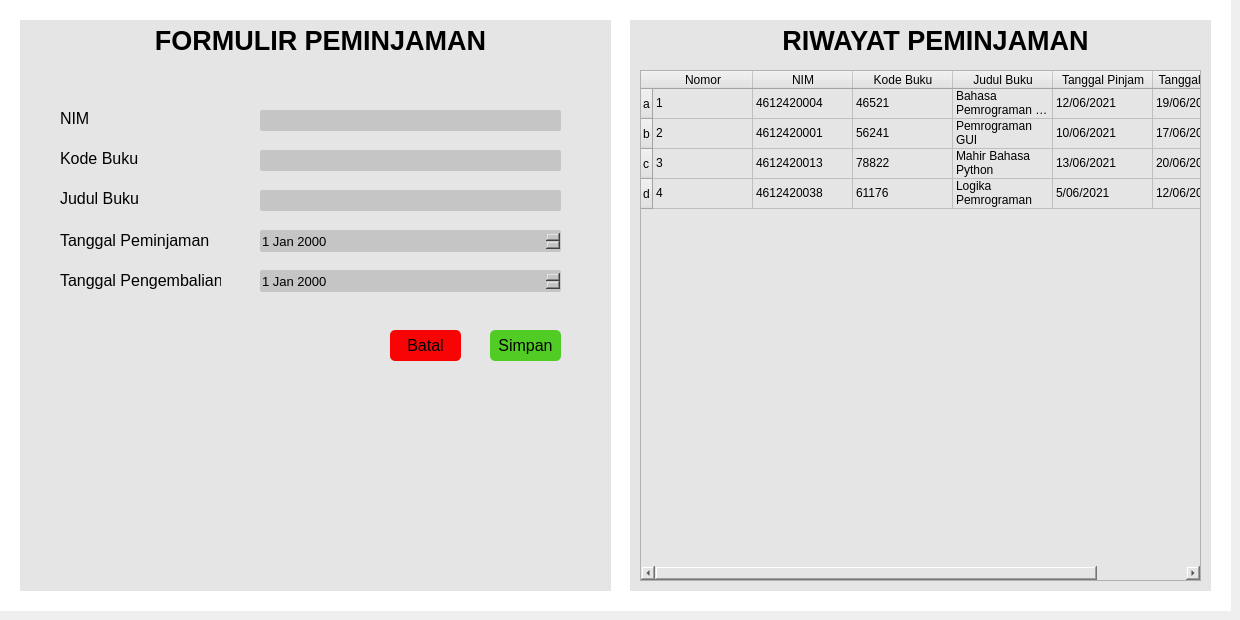
    <widget class="QWidget" name="page_2">
     <widget class="QWidget" name="widget_pinjam" native="true">
      <property name="geometry">
       <rect>
        <x>0</x>
        <y>0</y>
        <width>1231</width>
        <height>611</height>
       </rect>
      </property>
      <property name="styleSheet">
       <string notr="true">background-color: rgb(255, 255, 255);</string>
      </property>
      <widget class="QWidget" name="form_pinjam" native="true">
       <property name="geometry">
        <rect>
         <x>20</x>
         <y>20</y>
         <width>591</width>
         <height>571</height>
        </rect>
       </property>
       <property name="font">
        <font>
         <pointsize>10</pointsize>
        </font>
       </property>
       <property name="styleSheet">
        <string notr="true">background-color: rgb(229, 229, 229);
</string>
       </property>
       <widget class="QLabel" name="label_3">
        <property name="geometry">
         <rect>
          <x>120</x>
          <y>0</y>
          <width>361</width>
          <height>41</height>
         </rect>
        </property>
        <property name="font">
         <font>
          <pointsize>20</pointsize>
          <bold>true</bold>
          <underline>false</underline>
         </font>
        </property>
        <property name="text">
         <string>FORMULIR PEMINJAMAN</string>
        </property>
        <property name="alignment">
         <set>Qt::AlignCenter</set>
        </property>
       </widget>
       <widget class="QLineEdit" name="lineEdit_NIM">
        <property name="geometry">
         <rect>
          <x>240</x>
          <y>90</y>
          <width>301</width>
          <height>21</height>
         </rect>
        </property>
        <property name="font">
         <font>
          <pointsize>10</pointsize>
         </font>
        </property>
        <property name="styleSheet">
         <string notr="true">border-radius:2px;
background-color:rgba(197, 197, 197, 1);</string>
        </property>
       </widget>
       <widget class="QLabel" name="label_6">
        <property name="geometry">
         <rect>
          <x>40</x>
          <y>90</y>
          <width>41</width>
          <height>16</height>
         </rect>
        </property>
        <property name="font">
         <font>
          <pointsize>12</pointsize>
         </font>
        </property>
        <property name="text">
         <string>NIM</string>
        </property>
       </widget>
       <widget class="QLabel" name="label_7">
        <property name="geometry">
         <rect>
          <x>40</x>
          <y>130</y>
          <width>81</width>
          <height>16</height>
         </rect>
        </property>
        <property name="font">
         <font>
          <pointsize>12</pointsize>
         </font>
        </property>
        <property name="text">
         <string>Kode Buku</string>
        </property>
       </widget>
       <widget class="QLabel" name="label_8">
        <property name="geometry">
         <rect>
          <x>40</x>
          <y>170</y>
          <width>81</width>
          <height>16</height>
         </rect>
        </property>
        <property name="font">
         <font>
          <pointsize>12</pointsize>
         </font>
        </property>
        <property name="text">
         <string>Judul Buku</string>
        </property>
       </widget>
       <widget class="QLabel" name="label_9">
        <property name="geometry">
         <rect>
          <x>40</x>
          <y>210</y>
          <width>151</width>
          <height>21</height>
         </rect>
        </property>
        <property name="font">
         <font>
          <pointsize>12</pointsize>
         </font>
        </property>
        <property name="text">
         <string>Tanggal Peminjaman</string>
        </property>
       </widget>
       <widget class="QLabel" name="label_10">
        <property name="geometry">
         <rect>
          <x>40</x>
          <y>250</y>
          <width>161</width>
          <height>21</height>
         </rect>
        </property>
        <property name="font">
         <font>
          <pointsize>12</pointsize>
         </font>
        </property>
        <property name="text">
         <string>Tanggal Pengembalian</string>
        </property>
       </widget>
       <widget class="QLineEdit" name="lineEdit_kbuku">
        <property name="geometry">
         <rect>
          <x>240</x>
          <y>130</y>
          <width>301</width>
          <height>21</height>
         </rect>
        </property>
        <property name="font">
         <font>
          <pointsize>10</pointsize>
         </font>
        </property>
        <property name="styleSheet">
         <string notr="true">border-radius:2px;
background-color:rgba(197, 197, 197, 1);</string>
        </property>
       </widget>
       <widget class="QLineEdit" name="lineEdit_jbuku">
        <property name="geometry">
         <rect>
          <x>240</x>
          <y>170</y>
          <width>301</width>
          <height>21</height>
         </rect>
        </property>
        <property name="font">
         <font>
          <pointsize>10</pointsize>
         </font>
        </property>
        <property name="styleSheet">
         <string notr="true">border-radius:2px;
background-color:rgba(197, 197, 197, 1);</string>
        </property>
       </widget>
       <widget class="QDateEdit" name="tgl_pinjam_p2">
        <property name="geometry">
         <rect>
          <x>240</x>
          <y>210</y>
          <width>301</width>
          <height>22</height>
         </rect>
        </property>
        <property name="font">
         <font>
          <pointsize>10</pointsize>
         </font>
        </property>
        <property name="styleSheet">
         <string notr="true">border-radius:2px;
background-color:rgba(197, 197, 197, 1);</string>
        </property>
       </widget>
       <widget class="QDateEdit" name="tgl_kembali_p2">
        <property name="geometry">
         <rect>
          <x>240</x>
          <y>250</y>
          <width>301</width>
          <height>22</height>
         </rect>
        </property>
        <property name="font">
         <font>
          <pointsize>10</pointsize>
         </font>
        </property>
        <property name="styleSheet">
         <string notr="true">border-radius:2px;
background-color:rgba(197, 197, 197, 1);</string>
        </property>
       </widget>
       <widget class="QPushButton" name="simpan_p2">
        <property name="geometry">
         <rect>
          <x>470</x>
          <y>310</y>
          <width>71</width>
          <height>31</height>
         </rect>
        </property>
        <property name="font">
         <font>
          <pointsize>12</pointsize>
         </font>
        </property>
        <property name="styleSheet">
         <string notr="true">QPushButton {
	border-radius:5px;
	background-color:rgba(81, 204, 37, 1);
	border: 0px solid;
}
QPushButton:hover {
	background-color: rgb(0, 255, 0);
}</string>
        </property>
        <property name="text">
         <string>Simpan</string>
        </property>
       </widget>
       <widget class="QPushButton" name="batal_p2">
        <property name="geometry">
         <rect>
          <x>370</x>
          <y>310</y>
          <width>71</width>
          <height>31</height>
         </rect>
        </property>
        <property name="font">
         <font>
          <pointsize>12</pointsize>
         </font>
        </property>
        <property name="styleSheet">
         <string notr="true">QPushButton {
	background-color:rgba(249, 4, 4, 1);
	border-radius:5px;;
	border: 0px solid;
}
QPushButton:hover {
	background-color: rgb(170, 0, 0);
}</string>
        </property>
        <property name="text">
         <string>Batal</string>
        </property>
       </widget>
      </widget>
      <widget class="QWidget" name="form_riwayat" native="true">
       <property name="geometry">
        <rect>
         <x>630</x>
         <y>20</y>
         <width>581</width>
         <height>571</height>
        </rect>
       </property>
       <property name="styleSheet">
        <string notr="true">background-color: rgb(229, 229, 229);</string>
       </property>
       <widget class="QLabel" name="label_11">
        <property name="geometry">
         <rect>
          <x>130</x>
          <y>0</y>
          <width>351</width>
          <height>41</height>
         </rect>
        </property>
        <property name="font">
         <font>
          <pointsize>20</pointsize>
          <bold>true</bold>
          <underline>false</underline>
         </font>
        </property>
        <property name="text">
         <string>RIWAYAT PEMINJAMAN</string>
        </property>
        <property name="alignment">
         <set>Qt::AlignCenter</set>
        </property>
       </widget>
       <widget class="QWidget" name="verticalLayoutWidget">
        <property name="geometry">
         <rect>
          <x>10</x>
          <y>50</y>
          <width>561</width>
          <height>511</height>
         </rect>
        </property>
        <layout class="QVBoxLayout" name="verticalLayout">
         <item>
          <widget class="QTableWidget" name="tableWidget">
           <row>
            <property name="text">
             <string>a</string>
            </property>
           </row>
           <row>
            <property name="text">
             <string>b</string>
            </property>
           </row>
           <row>
            <property name="text">
             <string>c</string>
            </property>
           </row>
           <row>
            <property name="text">
             <string>d</string>
            </property>
           </row>
           <column>
            <property name="text">
             <string>Nomor</string>
            </property>
           </column>
           <column>
            <property name="text">
             <string>NIM</string>
            </property>
           </column>
           <column>
            <property name="text">
             <string>Kode Buku</string>
            </property>
           </column>
           <column>
            <property name="text">
             <string>Judul Buku</string>
            </property>
           </column>
           <column>
            <property name="text">
             <string>Tanggal Pinjam</string>
            </property>
           </column>
           <column>
            <property name="text">
             <string>Tanggal Kembali</string>
            </property>
           </column>
           <item row="0" column="0">
            <property name="text">
             <string>1</string>
            </property>
           </item>
           <item row="0" column="1">
            <property name="text">
             <string>4612420004</string>
            </property>
           </item>
           <item row="0" column="2">
            <property name="text">
             <string>46521</string>
            </property>
           </item>
           <item row="0" column="3">
            <property name="text">
             <string>Bahasa Pemrograman Python</string>
            </property>
           </item>
           <item row="0" column="4">
            <property name="text">
             <string>12/06/2021</string>
            </property>
           </item>
           <item row="0" column="5">
            <property name="text">
             <string>19/06/2021</string>
            </property>
           </item>
           <item row="1" column="0">
            <property name="text">
             <string>2</string>
            </property>
           </item>
           <item row="1" column="1">
            <property name="text">
             <string>4612420001</string>
            </property>
           </item>
           <item row="1" column="2">
            <property name="text">
             <string>56241</string>
            </property>
           </item>
           <item row="1" column="3">
            <property name="text">
             <string>Pemrograman GUI</string>
            </property>
           </item>
           <item row="1" column="4">
            <property name="text">
             <string>10/06/2021</string>
            </property>
           </item>
           <item row="1" column="5">
            <property name="text">
             <string>17/06/2021</string>
            </property>
           </item>
           <item row="2" column="0">
            <property name="text">
             <string>3</string>
            </property>
           </item>
           <item row="2" column="1">
            <property name="text">
             <string>4612420013</string>
            </property>
           </item>
           <item row="2" column="2">
            <property name="text">
             <string>78822</string>
            </property>
           </item>
           <item row="2" column="3">
            <property name="text">
             <string>Mahir Bahasa Python</string>
            </property>
           </item>
           <item row="2" column="4">
            <property name="text">
             <string>13/06/2021</string>
            </property>
           </item>
           <item row="2" column="5">
            <property name="text">
             <string>20/06/2021</string>
            </property>
           </item>
           <item row="3" column="0">
            <property name="text">
             <string>4</string>
            </property>
           </item>
           <item row="3" column="1">
            <property name="text">
             <string>4612420038</string>
            </property>
           </item>
           <item row="3" column="2">
            <property name="text">
             <string>61176</string>
            </property>
           </item>
           <item row="3" column="3">
            <property name="text">
             <string>Logika Pemrograman</string>
            </property>
           </item>
           <item row="3" column="4">
            <property name="text">
             <string>5/06/2021</string>
            </property>
           </item>
           <item row="3" column="5">
            <property name="text">
             <string>12/06/2021</string>
            </property>
           </item>
          </widget>
         </item>
        </layout>
       </widget>
      </widget>
     </widget>
    </widget>
